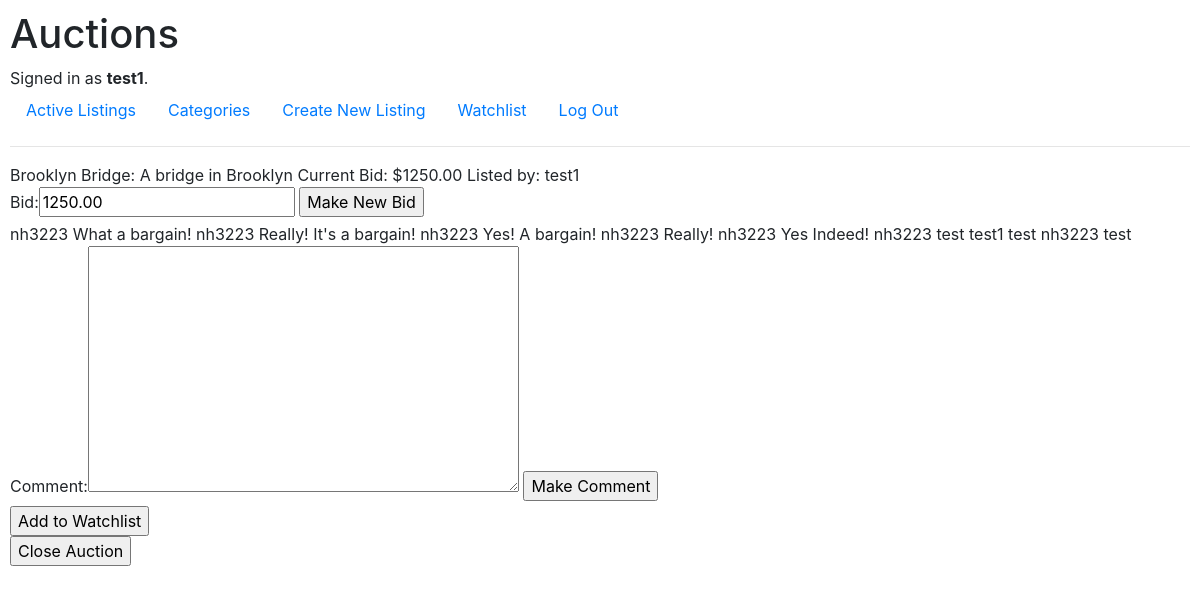
Page /1 (signed in) on the committed database.
### auctions/models.py (models this page shows)
class User(AbstractUser):
    pass

class Listing(models.Model):
    title = models.CharField(max_length=64)
    description = models.CharField(max_length=512)
    starting_bid = models.DecimalField(max_digits=8, decimal_places=2)
    category = models.CharField(max_length=64, blank=True, null=True)
    current_bid = models.DecimalField(max_digits=8, decimal_places=2, blank=True, null=True)
    active = models.BooleanField(blank=True, null=True, default=True)
    lister = models.ForeignKey(User, on_delete=models.CASCADE, related_name='listed_items', blank=True, null=True, default=None)
    winner = models.ForeignKey(User, on_delete=models.CASCADE, related_name='won_items', blank=True, null=True, default=None)
    watcher = models.ManyToManyField(User, blank=True, related_name='watched_items')
    def __str__(self):
        return f'{self.title}: {self.description}\nCurrent Bid: ${self.current_bid}'

class Comment(models.Model):
    comment = models.CharField(max_length=512)
    user = models.ForeignKey(User, on_delete=models.CASCADE, related_name='comments')
    item = models.ForeignKey(Listing, on_delete=models.CASCADE, related_name='comments')

### auctions/views.py (the view)
# urls.py: path("<int:listing_id>", views.listing_view, name="listing_view"),
def listing_view(request, listing_id):
    listing = Listing.objects.get(pk=listing_id)
    return render(request, 'auctions/listing.html', get_listing_view_context(listing))

### auctions/forms.py
class BidForm(Form):
    bid = DecimalField()
    item = ModelChoiceField(queryset = Listing.objects.all(), widget=HiddenInput())

class CommentForm(Form):
    comment = CharField(widget=Textarea)
    item = ModelChoiceField(queryset = Listing.objects.all(), widget=HiddenInput())

### auctions/views.py (called while the page is built)
def get_listing_view_context(listing, message=None):
    comments = Comment.objects.filter(item=listing)
    return {
        'listing': listing,
        'comments': comments,
        'message': message,
        'bidform': BidForm(initial={'bid': listing.current_bid, 'item': listing}),
        'commentform': CommentForm(initial={'item': listing}),
        'closeform': CloseForm(initial={'item': listing}),
        'watchlistform': WatchlistForm(initial={'item': listing})
    }

### auctions/templates/auctions/listing.html (shortened to what this page needs)
{% extends "auctions/layout.html" %}
{% block body %}
    {{ listing }}
    Listed by: {{ listing.lister }}
    <form action="{% url 'bid' %}" method="POST">
        {{ bidform }}
        <input type="Submit" value="Make New Bid">
    </form>
    {% for comment in comments %}
        {{ comment.user }}
        {{ comment.comment }}
    {% empty %}
        No comments.
    {% endfor %}
    <form action ="{% url 'comment' %}" method="POST">
        {{ commentform }}
        <input type="Submit" value="Make Comment">
    </form>
    <form action ="{% url 'watchlist' %}" method="POST">
        <input type="Submit" value="Add to Watchlist">
    </form>
    {% if user == listing.lister and listing.active %}
        <form action="{% url 'close_auction' %}" method="POST">
            <input type="Submit" value="Close Auction">
        </form>
    {% endif %}
{% endblock %}

### auctions/templates/auctions/layout.html (shortened to what this page needs)
{% load static %}
<!DOCTYPE html>
<html lang="en">
    <head>
        <link rel="stylesheet" href="https://stackpath.bootstrapcdn.com/bootstrap/4.4.1/css/bootstrap.min.css">
        <link href="{% static 'auctions/styles.css' %}" rel="stylesheet">
    </head>
    <body>
        <h1>Auctions</h1>
        <div>
            {% if user.is_authenticated %}
                Signed in as <strong>{{ user.username }}</strong>.
            {% else %}
                Not signed in.
            {% endif %}
        </div>
        <ul class="nav">
            <li class="nav-item">
                <a class="nav-link" href="{% url 'index' %}">Active Listings</a>
            </li>
            <li class="nav-item">
                <a class="nav-link" href="{% url 'categories_view' %}">Categories</a>
            </li>
            {% if user.is_authenticated %}
                <li class="nav-item">
                    <a class="nav-link" href="{% url 'create' %}">Create New Listing</a>
                </li>
                <li class="nav-item">
                    <a class="nav-link" href="{% url 'watchlist_view' user.id %}">Watchlist</a>
                </li>
                <li class="nav-item">
                    <a class="nav-link" href="{% url 'logout' %}">Log Out</a>
                </li>
            {% endif %}
        </ul>
        <hr>
        {% block body %}
        {% endblock %}
    </body>
</html>

### auctions/static/auctions/styles.css (style rules this page uses)
body { padding: 10px; }

### rows in the picture
User: username "test1"
Listing: title+description+current_bid "Brooklyn Bridge: A bridge in Brooklyn Current Bid: $1250.00", lister "test1"
Comment: user "nh3223", comment "What a bargain!"
Comment: user "nh3223", comment "Really! It's a bargain!"
Comment: user "nh3223", comment "Yes! A bargain!"
Comment: user "nh3223", comment "Really!"
Comment: user "nh3223", comment "Yes Indeed!"
Comment: user "nh3223", comment "test"
Comment: user "test1", comment "test"
Comment: user "nh3223", comment "test"
